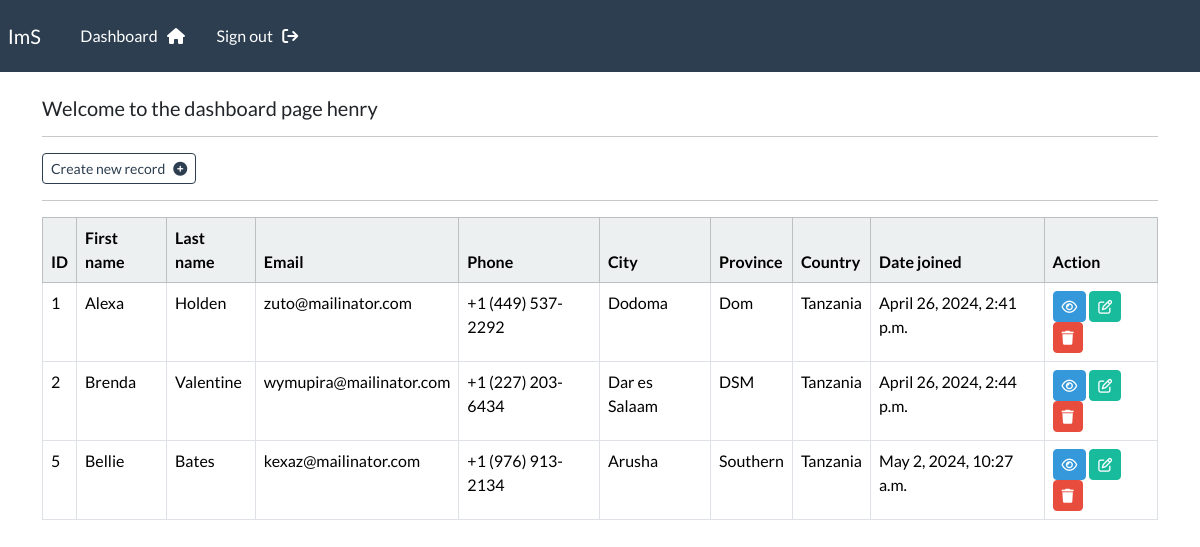
Page /dasboard (signed in) on the committed database.
### webapp/models.py (models this page shows, shortened)
class Record(models.Model):
    creation_date = models.DateTimeField(auto_now_add=True)
    first_name = models.CharField(max_length=100)
    last_name = models.CharField(max_length=100)
    email = models.EmailField()
    phone = models.CharField(max_length=20)
    province = models.CharField(max_length=255)
    city = models.CharField(max_length=255)
    country = models.CharField(max_length=255)

### webapp/views.py (the view)
# urls.py: path('dasboard', views.dashboard, name="dashboard"),
@login_required(login_url='login')
def dashboard(request):
    records = Record.objects.all()
    context = {'records': records}
    return render(request, 'webapp/dashboard.html', context=context)

### webapp/templates/webapp/dashboard.html
{% extends 'webapp/base.html' %}
{% block content %}
<h5>Welcome to the dashboard page {{user}}</h5>
<hr>
<a class="btn btn-outline-primary btn-sm" href="{% url 'create-record' %}">Create new record &nbsp; <i class="fa-solid fa-circle-plus"></i> </a>
<hr>
<table class="table table-hover table-bordered">
    <thead class="table-light">
        <tr>
            <th scope="col">ID</th>
            <th scope="col">First name</th>
            <th scope="col">Last name</th>
            <th scope="col">Email</th>
            <th scope="col">Phone</th>
            <th scope="col">City</th>
            <th scope="col">Province</th>
            <th scope="col">Country</th>
            <th scope="col">Date joined</th>
            <th scope="col">Action</th>
        </tr>
    </thead>
    <tbody>
        {% if records %}
        {% for record in records %}
        <tr>
            <td>{{ record.id }}</td>
            <td>{{ record.first_name }}</td>
            <td>{{ record.last_name }}</td>
            <td>{{ record.email }}</td>
            <td>{{ record.phone }}</td>
            <td>{{ record.city }}</td>
            <td>{{ record.province }}</td>
            <td>{{ record.country }}</td>
            <td>{{ record.creation_date }}</td>
            <td>
                 <a class="btn btn-info btn-sm"  href="{% url 'record' record.id %}"><i class="fa-regular fa-eye"></i></a>
                 <a class="btn btn-success btn-sm"  href="{% url 'update-record' record.id %}"><i class="fa-regular fa-pen-to-square"></i></a>
                 <a class="btn btn-danger btn-sm"  href="{% url 'delete' record.id %}"><i class="fa-solid fa-trash"></i></a>
            </td>
        </tr>
        {% endfor %}
        {% endif %}
    </tbody>
</table>
{% endblock %}

### webapp/templates/webapp/base.html (shortened to what this page needs)
{% load static %}
<!DOCTYPE html>
<html lang="en">
<head>
    <link rel="stylesheet" type="text/css" href="https://bootswatch.com/5/flatly/bootstrap.min.css">
    <link rel="stylesheet" href="https://cdnjs.cloudflare.com/ajax/libs/font-awesome/6.5.2/css/all.min.css" />
    <link rel="stylesheet" href="{% static 'css/style.css' %}">
</head>
<body>
    {% include 'webapp/navbar.html' %}
    <div class="container">
        <br>
        {% block content %}
        {% endblock %}
    </div>
</body>
</html>

### webapp/templates/webapp/navbar.html (shortened to what this page needs)
<nav class="navbar navbar-expand-lg navbar-dark bg-primary justify-content-center">
  <a class="navbar-brand main-heading" href="{% url '' %}">
    &nbsp; ImS
  </a>
    <div class="collapse navbar-collapse text-center" id="navbarNavDropdown">
      <ul class="navbar-nav mr-auto">
        {% if user.is_authenticated %}
          <li class="nav-item">
            <a class="nav-link" href="{% url 'dashboard' %}">Dashboard &nbsp; <i class="fa fa-home" aria-hidden="true"></i> </a>
          </li>
          <li class="nav-item">
            <a class="nav-link" href="{% url 'logout' %}">Sign out &nbsp; <i class="fa fa-sign-out" aria-hidden="true"></i> </a>
          </li>
      </ul>
      {% endif %}
    </div>
</nav>

### rows in the picture
Record: id "1", first_name "Alexa", last_name "Holden", email "zuto@mailinator.com", phone "+1 (449) 537-2292", city "Dodoma", province "Dom", country "Tanzania", creation_date "April 26, 2024, 2:41 p.m."
Record: id "2", first_name "Brenda", last_name "Valentine", email "wymupira@mailinator.com", phone "+1 (227) 203-6434", city "Dar es Salaam", province "DSM", country "Tanzania", creation_date "April 26, 2024, 2:44 p.m."
Record: id "5", first_name "Bellie", last_name "Bates", email "kexaz@mailinator.com", phone "+1 (976) 913-2134", city "Arusha", province "Southern", country "Tanzania", creation_date "May 2, 2024, 10:27 a.m."

### other values in the picture
{{ user }} "henry"
